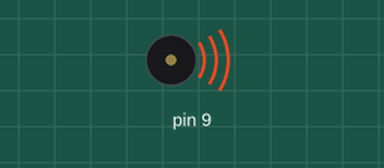
This sketch was run on a simulated Arduino Uno, built with avr-gcc and run on an emulated ATmega328P. Shown: buzzer (waves = sounding).

Above: at 0.2 s.
At 3.8 s:
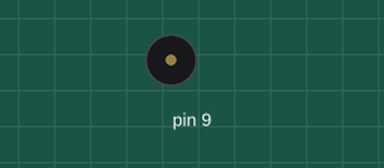
Timing chart, 0 to 5.7 s (numbered marks = the images above):
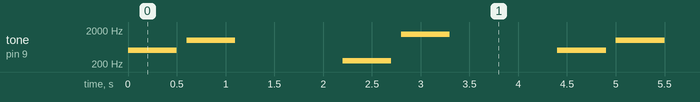

The sketch:

SpeakerArduinoMega2.ino
```cpp
int sig1[]={500,1000};
int sig2[]={250,1500};

void setup() {
  // put your setup code here, to run once:
  Serial.begin(9600);
  pinMode(9, OUTPUT);

}

void loop() {
  // put your main code here, to run repeatedly:
  for(int i=0; i<2; i++){
    tone(9, sig1[i]);
    delay(500);
    noTone(9);
    delay(100);
  }
  delay(1000);

  for(int i=0; i<2; i++){
    tone(9, sig2[i]);
    delay(500);
    noTone(9);
    delay(100);
  }
  delay(1000);
}
```

Measured:
- by itself, tone on pin 9: repeats every 4.4 s: silent 0.10 s, 1000 Hz 0.50 s, silent 1.1 s, 250 Hz 0.50 s, silent 0.10 s, 1500 Hz 0.50 s, silent 1.1 s, 500 Hz 0.50 s
